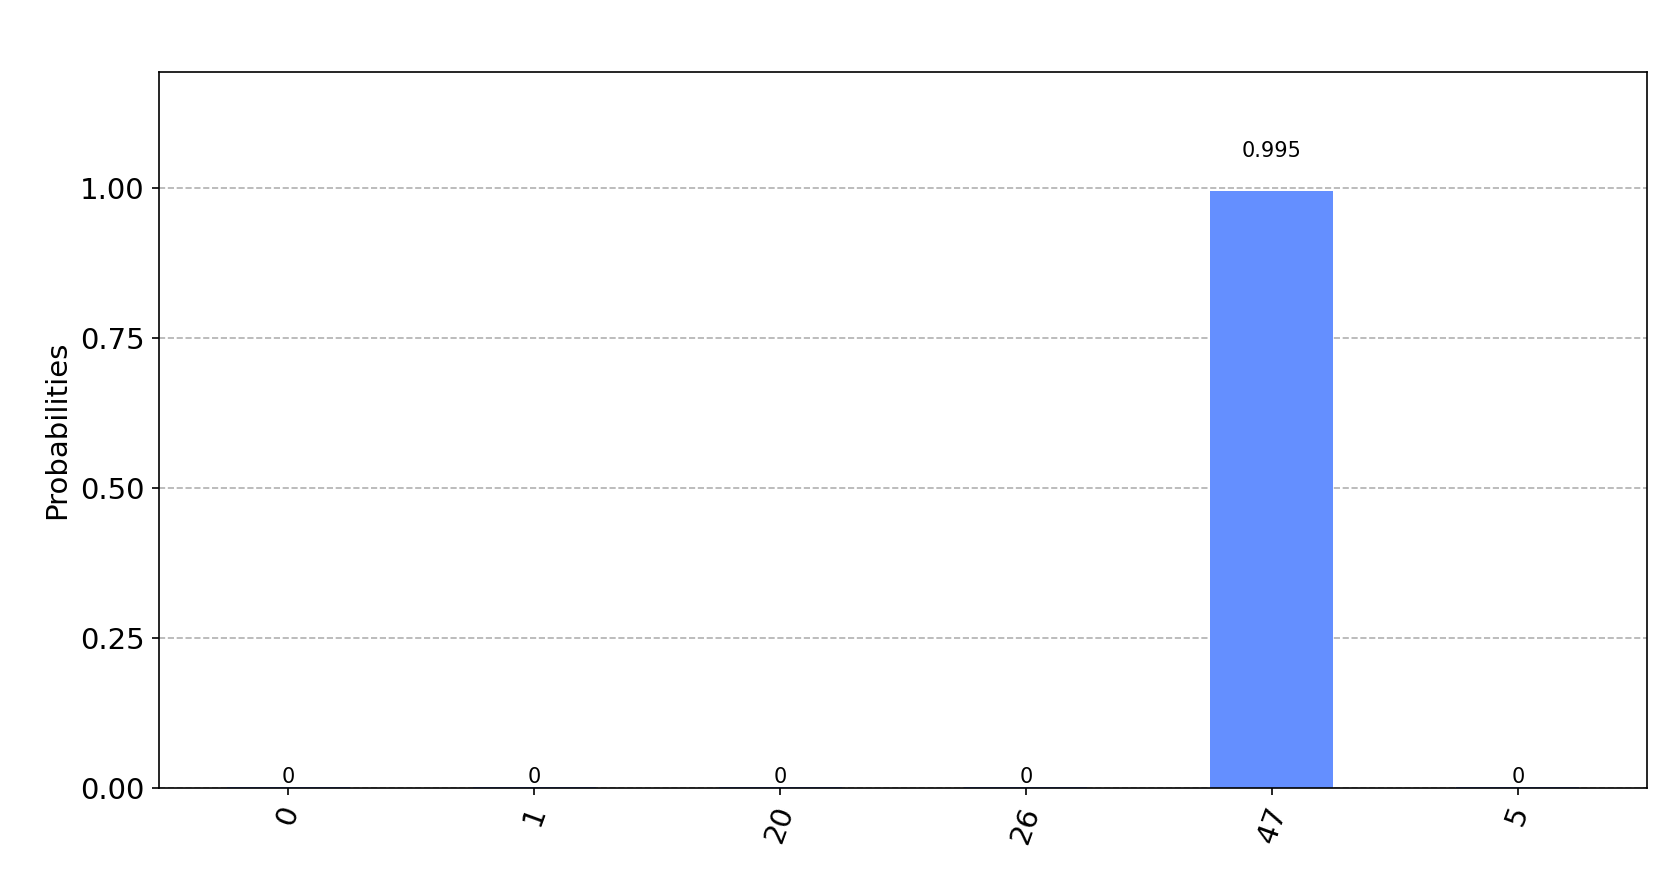

This chart was generated by the following Python code:
from qiskit.visualization import plot_histogram
import matplotlib.pyplot as plt

def plot(results):
    labels = {}
    for nonce in results:
        nonce_base_10 = int(nonce, 2)
        labels[str(nonce_base_10)] = results[nonce]

    plot_histogram(labels, (20,20))
    plt.show()
